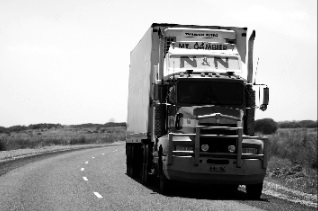
#> input picture 18JE0292_A4/img3.png, 318 x 211 px
$ python Q3.py
#> lines starting #> are read from the running program, lines starting #| are printed output that depends on the picture
#!/usr/bin/env python3
# -*- coding: utf-8 -*-
"""
Created on Tue Feb  1 16:49:26 2022

@author: dhyeybm
"""


import cv2
import numpy as np
import math

def dft(input_img):
    rows = input_img.shape[0]
    cols = input_img.shape[1]
    output_img = np.zeros((rows,cols),complex)
    for m in range(0,rows):
        for n in range(0,cols):
            for x in range(0,rows):
                for y in range(0,cols):
                    output_img[m][n] += input_img[x][y] * np.exp(-1j*2*math.pi*(m*x/rows+n*y/cols))
    return output_img

img = cv2.imread('img3.png',0)
#> img is the input picture: shape (211, 318); min 0, max 255, mean 157.5
cv2.imshow("Original",img)

scale_percent = 70 # percent of original size
width = int(img.shape[1] * scale_percent / 100)
#> width = 222
height = int(img.shape[0] * scale_percent / 100)
#> height = 147
dim = (width, height)
#> dim = (222, 147)

# resize image
img1 = cv2.resize(img, dim, interpolation = cv2.INTER_AREA)
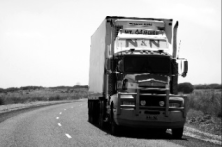
#> img1: shape (147, 222); min 0, max 255, mean 157.5
img2 = dft(img1)
#> (the run stopped early here; a loop or call above may not have finished)
